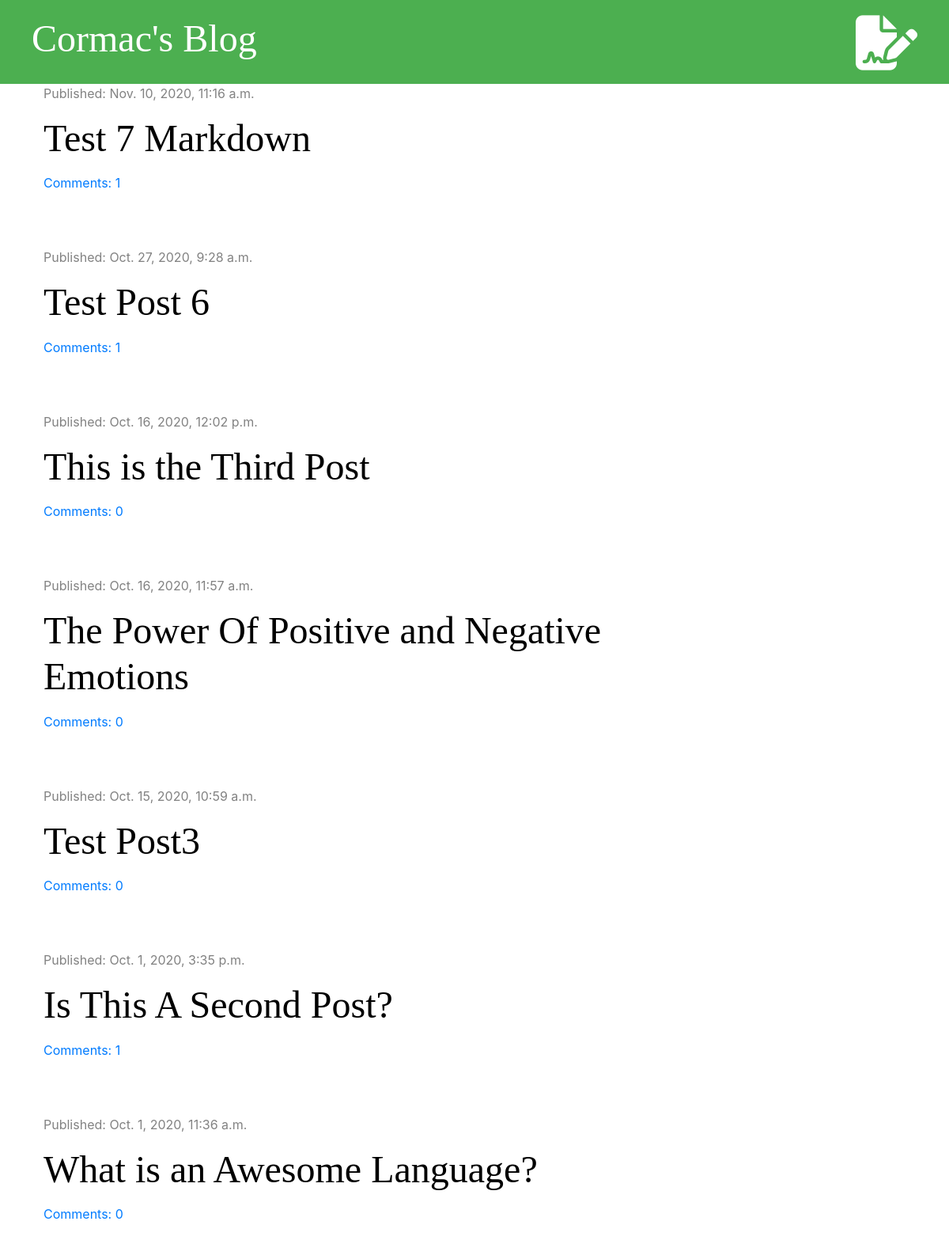
/, run on an earlier commit of the app's database.
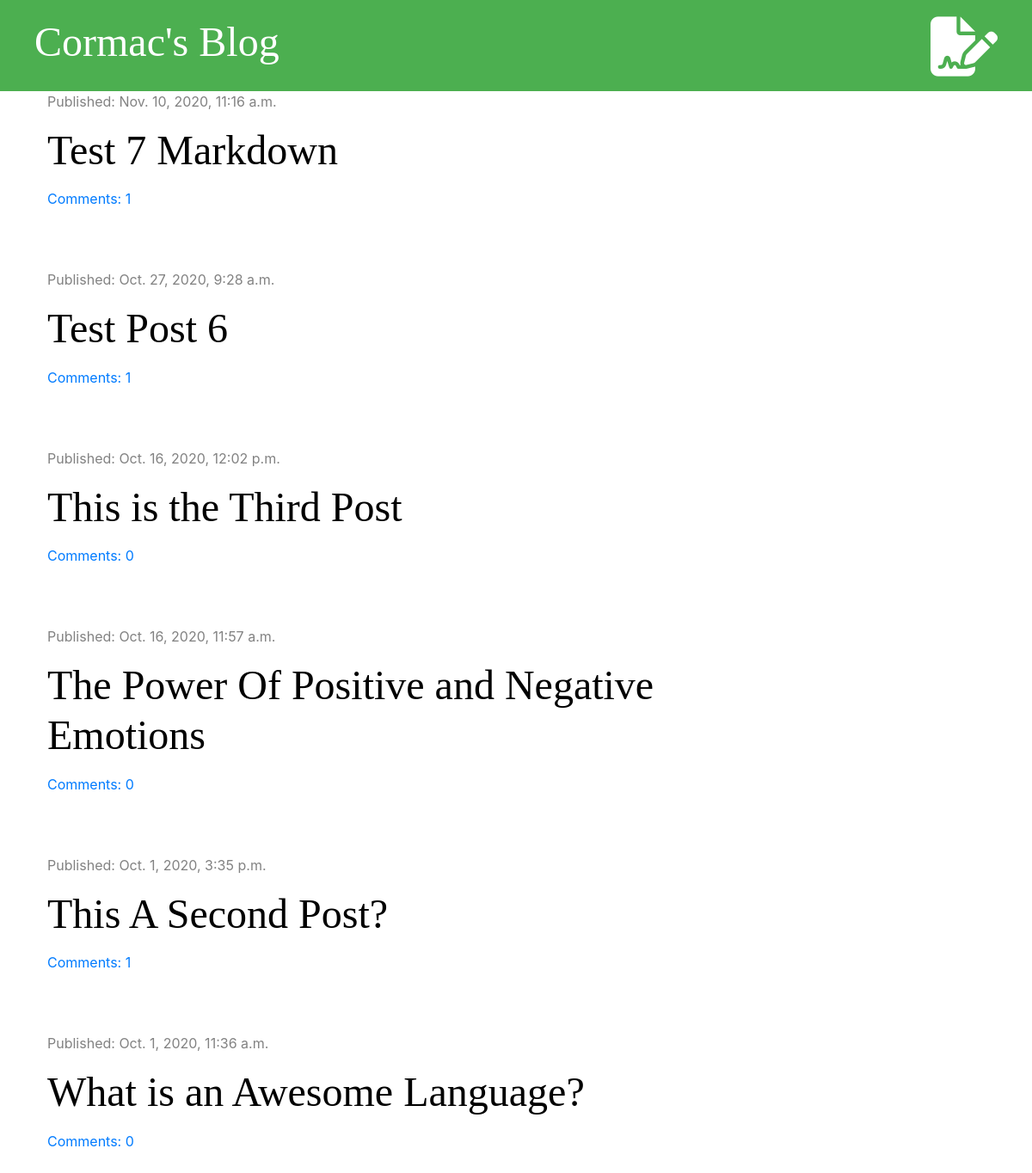
And on a later commit of the database.
### blog/models.py (models this page shows, shortened)
class Post(models.Model):
    author = models.ForeignKey('auth.User', on_delete=models.CASCADE)
    title = models.CharField(max_length=200)
    text = models.TextField()
    created_date = models.DateTimeField(default=timezone.now)
    published_date = models.DateTimeField(blank=True, null=True)
    def approved_comments(self):
        return self.comments.filter(approved=True)

### blog/views.py (the view)
# urls.py: path('', views.post_list, name='post_list'),
def post_list(request):
    posts = Post.objects.filter(published_date__lte=timezone.now()).order_by('-published_date')
    stuff_for_frontend = {'posts': posts}
    return render(request, 'blog/post_list.html', stuff_for_frontend)

### blog/templatetags/markdownify.py (called while the page is built)
@register.filter
def markdown(value):
    renderer = HighlightRenderer()
    markdown = mistune.Markdown(renderer=renderer)
    return markdown(value)

### blog/templates/blog/post_list.html (shortened to what this page needs)
{% extends 'blog/base.html' %}
{% load markdownify %}
{% block content %}
    {% for post in posts %}
        <div class="post">
            <div class="date">
                <p>Published: {{ post.published_date }}</p>
            </div>
            <h1><a href="{% url 'post_detail' pk=post.pk %}">{{ post.title }}</a></h1>
            <a href="{% url 'post_detail' pk=post.pk %}">Comments: {{ post.approved_comments.count }}</a>
        </div>
    {% endfor %}
{% endblock %}

### blog/templates/blog/base.html (shortened to what this page needs)
{% load static %}
<!DOCTYPE html>
<html lang="en">
<head>
    <link rel="stylesheet" href="https://stackpath.bootstrapcdn.com/bootstrap/4.5.2/css/bootstrap.min.css">
    <link rel="stylesheet" href="{% static 'css/blog.css' %}">
    <link rel="stylesheet" href="{% static 'css/zenburn.css' %}">
</head>
<body>
<div class="page-header">
    {% if user.is_authenticated %}
        <a href="{% url 'post_draft_list' %}" class="top-menu"><i class="fas fa-pencil-alt fa-2x"></i></a>
        <a href="{% url 'post_new' %}" class="top-menu"><i class="fas fa-folder-plus fa-2x"></i></a>
    <p class="top-menu">Hello, {{ user.username }} <small>(<a href="{% url 'logout' %}">Log out</a>)</small></p>
    {% else %}
     <a href="{% url 'login' %}" class="top-menu"><i class="fas fa-file-signature fa-2x"></i></a>
    {% endif %}
    <h1><a href="{% url 'post_list' %}">Cormac's Blog</a></h1>
</div>
<div class="content container">
    <div class="row">
        <div class="col-md-8">
            {% block content %}
            {% endblock %}
        </div>
    </div>
</div>
</body>
</html>

### blog/static/css/blog.css (style rules this page uses)
.page-header { background-color: rgb(76, 175, 80); margin-top: 0; padding: 20px 20px 20px 40px; }
.page-header h1, .page-header h1 a { color: #ffffff; font-size: 36pt; text-decoration: none; }
.content { margin-left: 40px; }
h1, h2, h3, h4 { font-family: "Times New Roman", Times, serif; font-size: 48px; }
.date { color: #828282; }
.post { margin-bottom: 70px; }
.post h1 a { color: #000000; }
.top-menu, .top-menu:hover { color: #ffffff; float: right; font-size: 26pt; margin-right: 20px; }

What changed in the data, as far as the page shows it:
removed Post: published_date "Oct. 15, 2020, 10:59 a.m.", title "Test Post3", approved_comments.count "0"
changed Post: title "Is This A Second Post?" → "This A Second Post?"
